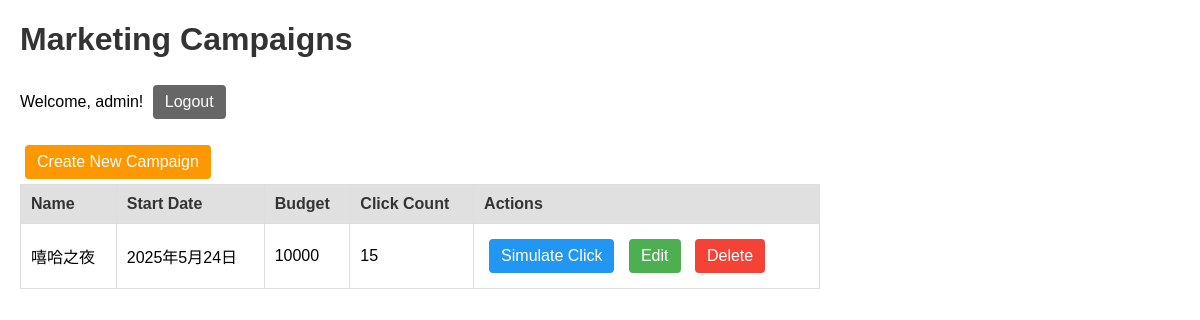
The page /dashboard/ (signed in) on the database its author committed.
### campaigns/models.py (models this page shows, shortened)
class Campaigns(models.Model):
    name = models.CharField(max_length=50)
    start_date = models.DateField() #活動日期(不含時間)
    budget = models.IntegerField()
    click = models.IntegerField(default=0)
    class Meta :
        verbose_name = 'Campaign'
        verbose_name_plural = 'Campaigns'

### dashboard/views.py (the view)
# urls.py: path('' , views.show_campaigns , name='show_campaigns'),
def show_campaigns(request):    #直接在dashboard中顯示 不需要點擊進入細節
    campaign = Campaigns.objects.all()
    return render(request , 'dashboard.html' , {'campaigns':campaign})

### templates/dashboard.html (shortened to what this page needs)
<!DOCTYPE html>
<html>
<head>
</head>
<body>
    <h1>Marketing Campaigns</h1>
    {% if user.is_authenticated %}
        <p>Welcome, {{ user.username }}! <a href="{% url 'user:logout_view' %}" class="btn btn-logout">Logout</a></p>
    {% else %}
        <p><a href="" class="btn btn-login">Login</a> <a href="" class="btn btn-register">Register</a></p>
    {% endif %}
    <a href="{% url 'dashboard:campaign_create' %}" class="btn btn-create">Create New Campaign</a>
    <table>
        <tr>
            <th>Name</th>
            <th>Start Date</th>
            <th>Budget</th>
            <th>Click Count</th>
            <th>Actions</th>
        </tr>
        {% for campaign in campaigns %}
        <tr>
            <td>{{ campaign.name }}</td>
            <td>{{ campaign.start_date }}</td>
            <td>{{ campaign.budget }}</td>
            <td>{{ campaign.click }}</td>
            <td>
                <a href="{% url 'dashboard:campaign_click' campaign.id %}" class="btn btn-simulate">Simulate Click</a>
                <a href="{% url 'dashboard:campaign_edit' campaign.id %}" class="btn btn-edit">Edit</a>
                <a href="{% url 'dashboard:campaign_delete' campaign.id %}" class="btn btn-delete">Delete</a>
            </td>
        </tr>
        {% empty %}
        <tr><td colspan="5">No campaigns found. Create one to start!</td></tr>
        {% endfor %}
    </table>
</body>
</html>

### templates/dashboard.html (style rules this page uses)
body { font-family: Arial, sans-serif; margin: 20px; }
table { border-collapse: collapse; width: 100%; max-width: 800px; }
th, td { border: 1px solid #ddd; padding: 10px; text-align: left; }
th { background-color: #e0e0e0; color: #333; }
.btn { display: inline-block; padding: 8px 12px; margin: 5px; text-decoration: none; color: white; border-radius: 4px; }
.btn-create { background-color: #FF9800; }
.btn-simulate { background-color: #2196F3; }
.btn-edit { background-color: #4CAF50; }
.btn-delete { background-color: #f44336; }
.btn-logout { background-color: #666; }
h1 { color: #333; }

### rows shown on the page
Campaigns: name "嘻哈之夜", start_date "2025年5月24日", budget "10000", click "15"

### other values the page prints
{{ user.username }} "admin"
